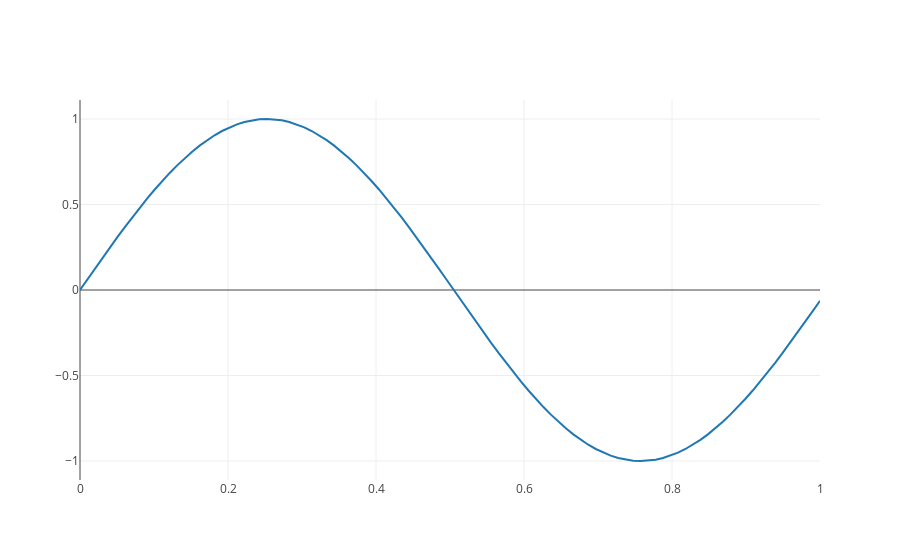

Notebook source saved alongside this figure:
### Code cell
let fs = 100.;
let f = 1.;
let phi = -PI / 2.;
let samples = fs as usize;
let t = samples as f32 / fs;

// plot it
// let xs: Vec<f32> = linspace(0., (samples - 1) as f32, samples).collect();
let xs: Vec<f32> = linspace(0., t, samples).collect();

let ys_sinusoid = sinusoid(fs, f, phi, samples);

let mut plot = Plot::new();
plot.add_trace(Scatter::new(xs.clone(), ys_sinusoid).mode(Mode::Lines).name("sinusoid"));

plot.set_layout(Layout::new().height(400));
plot.lab_display();
